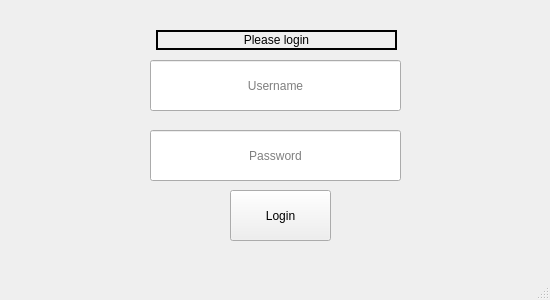
<?xml version="1.0" encoding="UTF-8"?>
<ui version="4.0">
 <class>MainWindow</class>
 <widget class="QMainWindow" name="MainWindow">
  <property name="geometry">
   <rect>
    <x>0</x>
    <y>0</y>
    <width>550</width>
    <height>300</height>
   </rect>
  </property>
  <property name="sizePolicy">
   <sizepolicy hsizetype="Fixed" vsizetype="Fixed">
    <horstretch>0</horstretch>
    <verstretch>0</verstretch>
   </sizepolicy>
  </property>
  <property name="minimumSize">
   <size>
    <width>550</width>
    <height>300</height>
   </size>
  </property>
  <property name="windowTitle">
   <string>Mes++ Login</string>
  </property>
  <property name="windowIcon">
   <iconset>
    <normaloff>../icon.jpeg</normaloff>../icon.jpeg</iconset>
  </property>
  <widget class="QWidget" name="centralwidget">
   <widget class="QLineEdit" name="UserInput">
    <property name="geometry">
     <rect>
      <x>150</x>
      <y>60</y>
      <width>251</width>
      <height>51</height>
     </rect>
    </property>
    <property name="alignment">
     <set>Qt::AlignCenter</set>
    </property>
    <property name="placeholderText">
     <string>Username</string>
    </property>
   </widget>
   <widget class="QLineEdit" name="PasswordInput">
    <property name="geometry">
     <rect>
      <x>150</x>
      <y>130</y>
      <width>251</width>
      <height>51</height>
     </rect>
    </property>
    <property name="alignment">
     <set>Qt::AlignCenter</set>
    </property>
    <property name="placeholderText">
     <string>Password</string>
    </property>
   </widget>
   <widget class="QLabel" name="label">
    <property name="enabled">
     <bool>true</bool>
    </property>
    <property name="geometry">
     <rect>
      <x>156</x>
      <y>30</y>
      <width>241</width>
      <height>20</height>
     </rect>
    </property>
    <property name="frameShape">
     <enum>QFrame::WinPanel</enum>
    </property>
    <property name="text">
     <string>Please login</string>
    </property>
    <property name="alignment">
     <set>Qt::AlignCenter</set>
    </property>
   </widget>
   <widget class="QPushButton" name="LoginButton">
    <property name="geometry">
     <rect>
      <x>230</x>
      <y>190</y>
      <width>101</width>
      <height>51</height>
     </rect>
    </property>
    <property name="text">
     <string>Login</string>
    </property>
   </widget>
  </widget>
  <widget class="QStatusBar" name="statusbar"/>
 </widget>
 <resources/>
 <connections/>
</ui>
